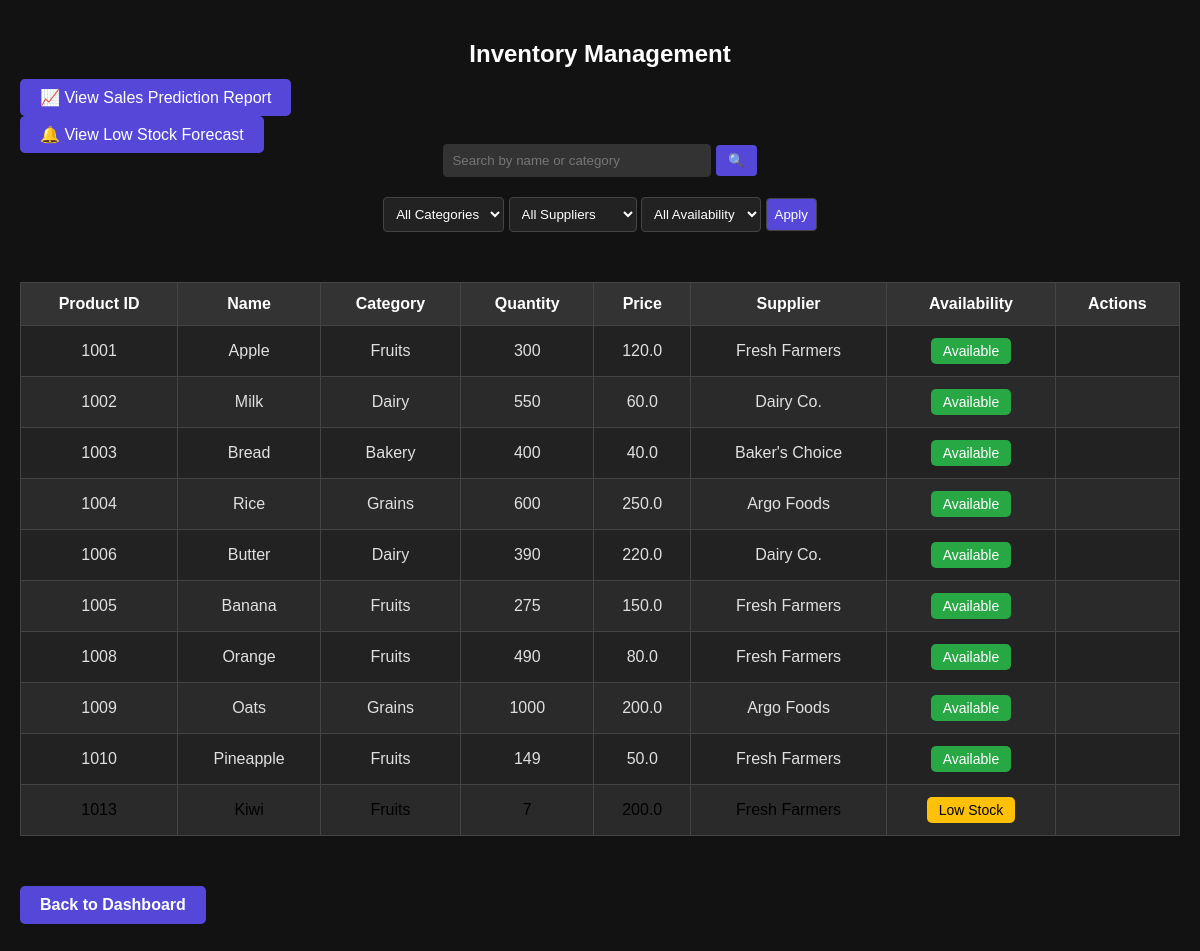
/admin/manage_inventory (signed in), run on the app's committed database.
### app/models.py (models this page shows, shortened)
class Inventory(db.Model):
    id = db.Column(db.Integer, primary_key=True, autoincrement=True)
    product_id = db.Column(db.String(50), unique=True, nullable=False)
    name = db.Column(db.String(100), nullable=False)
    category = db.Column(db.String(50), nullable=False)
    quantity = db.Column(db.Integer, nullable=False)  # Available stock
    price = db.Column(db.Float, nullable=False)
    supplier = db.Column(db.String(100), nullable=False)
    availability = db.Column(db.String(20), nullable=False, default="Available")

### app/routes.py (the view)
@admin_bp.route('/manage_inventory', methods=['GET'])
@login_required
def manage_inventory():
    if current_user.role not in ["Admin", "Manager", "Staff"]:
        flash("Access denied!", "danger")
        return redirect(url_for("main.index"))
    search_query = request.args.get('search', '').strip()
    category_filter = request.args.get('category', '')
    supplier_filter = request.args.get('supplier', '')
    availability_filter = request.args.get('availability', '')
    query = Inventory.query
    if search_query:
        query = query.filter((Inventory.name.ilike(f"%{search_query}%")) | (Inventory.category.ilike(f"%{search_query}%")))
    if category_filter:
        query = query.filter(Inventory.category == category_filter)
    if supplier_filter:
        query = query.filter(Inventory.supplier == supplier_filter)
    if availability_filter:
        query = query.filter(Inventory.availability == availability_filter)
    inventory_items = query.all()
    categories = [item.category for item in Inventory.query.distinct(Inventory.category)]
    suppliers = [item.supplier for item in Inventory.query.distinct(Inventory.supplier)]
    availabilities = [item.availability for item in Inventory.query.distinct(Inventory.availability)]
    return render_template(
        'admin/manage_inventory.html',
        inventory_items=inventory_items,
        search_query=search_query,
        categories=categories,
        suppliers=suppliers,
        availabilities=availabilities
    )

### app/__init__.py (called while the page is built)
def create_app():
    app = Flask(__name__, static_folder='static', template_folder='templates')
    try:
        app.config.from_object(Config)
    except Exception as e:
        app.logger.error(f"Error loading configuration: {e}")
    db.init_app(app)
    login_manager.init_app(app)
    migrate.init_app(app, db)
    login_manager.login_view = "main.login"
    login_manager.login_message_category = "info"
    from app.routes import main_bp, admin_bp, staff_bp
    app.register_blueprint(main_bp)
    app.register_blueprint(admin_bp, url_prefix='/admin')  # ✅ Admin routes
    app.register_blueprint(staff_bp, url_prefix='/staff')  # ✅ Staff routes
    @login_manager.user_loader
    def load_user(user_id):
        from app.models import User
        return User.query.get(int(user_id))
    return app

### app/templates/admin/manage_inventory.html (shortened to what this page needs)
<!DOCTYPE html>
<html lang="en">
<head>
</head>
<body>
    <h2>Inventory Management</h2>
    <div>
        <a href="{{ url_for('admin.sales_prediction') }}"
           class="btn"
           style="background-color: #5548d9; color: white; padding: 10px 20px; border-radius: 5px; text-decoration: none;">
            📈 View Sales Prediction Report
        </a>
    </div><br>
    <div>
        <a href="{{ url_for('admin.low_stock_forecast') }}"
        class="btn"
        style="background-color: #5548d9; color: white; padding: 10px 20px; border-radius: 5px; text-decoration: none;">
        🔔 View Low Stock Forecast
        </a>
    </div>
    <div class="search-filter">
        <form method="GET" action="{{ url_for('admin.manage_inventory') }}">
            <input type="text" class="search-box" name="search" placeholder="Search by name or category" value="{{ search_query }}">
            <button type="submit" class="search-button">🔍</button>
        </form>
    </div>
    <div class="filter-container">
        <form method="GET" action="{{ url_for('admin.manage_inventory') }}">
            <select name="category">
                <option value="">All Categories</option>
            </select>
            <select name="supplier">
                <option value="">All Suppliers</option>
            </select>
            <select name="availability">
                <option value="">All Availability</option>
            </select>
            <button type="submit" class="apply-button">Apply</button>
        </form>
    </div>
    <div class="table-container">
        <table>
            <thead>
                <tr>
                    <th>Product ID</th>
                    <th>Name</th>
                    <th>Category</th>
                    <th>Quantity</th>
                    <th>Price</th>
                    <th>Supplier</th>
                    <th>Availability</th>
                    <th>Actions</th>
                </tr>
            </thead>
            <tbody>
                {% for item in inventory_items %}
                <tr {% if item.quantity <= 10 %} class="low-stock" {% endif %}>
                    <td>{{ item.product_id }}</td>
                    <td>{{ item.name }}</td>
                    <td>{{ item.category }}</td>
                    <td>{{ item.quantity }}</td>
                    <td>{{ item.price }}</td>
                    <td>{{ item.supplier }}</td>
                    <td>
                        {% if item.quantity > 10 %}
                            <span class="badge bg-success">Available</span>
                        {% elif item.quantity > 5 %}
                            <span class="badge bg-warning">Low Stock</span>
                        {% else %}
                            <span class="badge bg-danger">Critical Stock</span>
                        {% endif %}
                    </td>
                    <td>
                    </td>
                </tr>
                {% endfor %}
            </tbody>
        </table>
    </div>
    <div class="button-container">
        {% if current_user.role == "Admin" %}
            <a href="{{ url_for('main.admin_dashboard') }}" class="btn btn-add">Back to Dashboard</a>
            <a href="{{ url_for('admin.inventory_form', _external=True) }}" class="btn btn-add">Add Item</a>
        {% elif current_user.role == "Manager" %}
            <a href="{{ url_for('main.manager_dashboard') }}" class="btn btn-add">Back to Dashboard</a>
        {% else %}
            <a href="{{ url_for('main.staff_dashboard') }}" class="btn btn-add">Back to Dashboard</a>
        {% endif %}
    </div>
</body>
</html>

### app/templates/admin/manage_inventory.html (style rules this page uses)
body { font-family: Arial, sans-serif; margin: 0; padding: 20px; background-color: #121212; color: #e0e0e0; }
h2 { text-align: center; color: #ffffff; }
.search-filter { text-align: center; margin-bottom: 20px; }
.search-box { padding: 8px; width: 250px; border: 1px solid #333; border-radius: 4px; background: #333; color: white; }
.search-button { padding: 8px 12px; background: #5548d9; color: white; border: none; cursor: pointer; border-radius: 4px; }
.filter-container { display: flex; justify-content: center; gap: 10px; margin-bottom: 20px; }
select, .apply-button { padding: 8px; border: 1px solid #444; border-radius: 4px; background: #222; color: white; }
.apply-button { background: #5548d9; color: white; cursor: pointer; }
.table-container { margin-top: 50px; }
table { width: 100%; border-collapse: collapse; background: #222; }
th, td { padding: 12px; border: 1px solid #444; text-align: center; }
th { background: #333; color: #ffffff; }
tr:nth-child(even) { background: #2a2a2a; }
.low-stock { background-color: #ffebee; color: #000; }
.button-container { margin-top: 50px; display: flex; gap: 10px; margin-bottom: 20px; }
.btn-add { background-color: #5548d9; color: white; padding: 10px 20px; text-decoration: none; border-radius: 5px; font-weight: bold; border: none; transition: background-color 0.3s ease; }
.badge { display: inline-block; padding: 5px 12px; border-radius: 5px; font-size: 14px; }
.bg-success { background-color: #28a745; color: white; }
.bg-warning { background-color: #ffc107; color: black; }

### data on the page
Inventory: product_id "1001", name "Apple", category "Fruits", quantity "300", price "120.0", supplier "Fresh Farmers", shows "Available"
Inventory: product_id "1002", name "Milk", category "Dairy", quantity "550", price "60.0", supplier "Dairy Co.", shows "Available"
Inventory: product_id "1003", name "Bread", category "Bakery", quantity "400", price "40.0", supplier "Baker's Choice", shows "Available"
Inventory: product_id "1004", name "Rice", category "Grains", quantity "600", price "250.0", supplier "Argo Foods", shows "Available"
Inventory: product_id "1006", name "Butter", category "Dairy", quantity "390", price "220.0", supplier "Dairy Co.", shows "Available"
Inventory: product_id "1005", name "Banana", category "Fruits", quantity "275", price "150.0", supplier "Fresh Farmers", shows "Available"
Inventory: product_id "1008", name "Orange", category "Fruits", quantity "490", price "80.0", supplier "Fresh Farmers", shows "Available"
Inventory: product_id "1009", name "Oats", category "Grains", quantity "1000", price "200.0", supplier "Argo Foods", shows "Available"
Inventory: product_id "1010", name "Pineapple", category "Fruits", quantity "149", price "50.0", supplier "Fresh Farmers", shows "Available"
Inventory: product_id "1013", name "Kiwi", category "Fruits", quantity "7", price "200.0", supplier "Fresh Farmers", shows "Low Stock"
